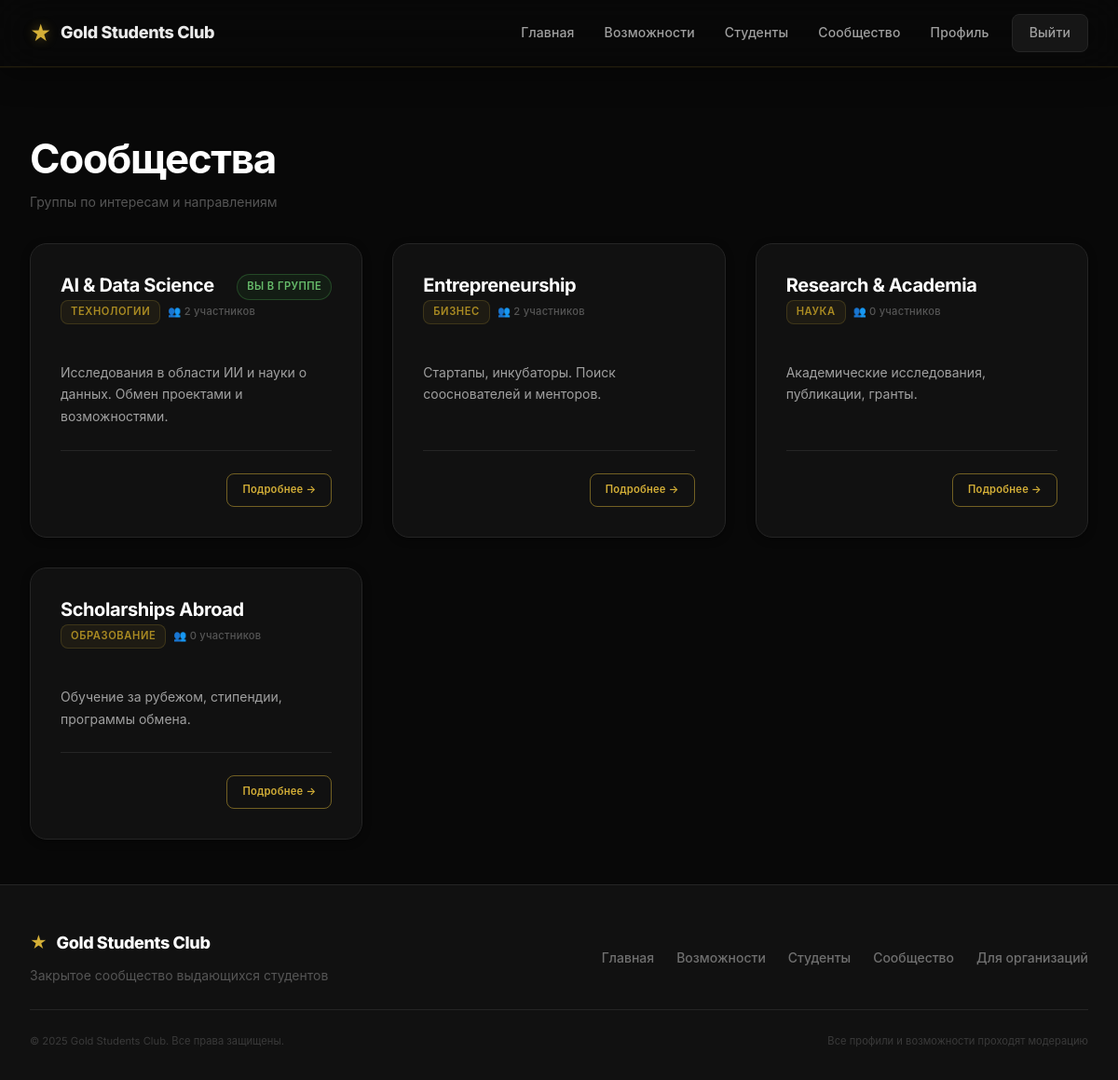
/community (signed in), run on the app's committed database.
### app.py (models this page shows)
class Group(db.Model):
    __tablename__ = "community_group"
    id = db.Column(db.Integer, primary_key=True)
    name = db.Column(db.String(100), nullable=False)
    slug = db.Column(db.String(100), unique=True, index=True)
    description = db.Column(db.Text)
    category = db.Column(db.String(50))
    created_by = db.Column(db.Integer, db.ForeignKey("user.id"), nullable=True)
    creator = db.relationship("User", backref=db.backref("owned_groups", lazy="dynamic"))
    created_at = db.Column(db.DateTime, default=datetime.utcnow)

### app.py (the view)
@app.route("/community")
def community():
    groups = Group.query.order_by(Group.name).all()
    member_ids = set()
    member_counts = {}
    if current_user.is_authenticated:
        member_ids = {m.group_id for m in GroupMember.query.filter_by(user_id=current_user.id).all()}
    for g in groups:
        member_counts[g.id] = GroupMember.query.filter_by(group_id=g.id).count()
    return render_template("community.html", groups=groups, member_ids=member_ids,
                           member_counts=member_counts)

### app.py (called while the page is built)
@login_manager.user_loader
def load_user(user_id):
    return User.query.get(int(user_id))

    @property
    def is_admin(self):
        return self.role == "admin"

    @property
    def is_organizer(self):
        return self.role in ("organizer", "admin")

### templates/community.html (shortened to what this page needs)
{% extends "base.html" %}
{% block content %}
<div class="container">
    <div class="flex-between mb-4" style="padding-top: var(--spacing-md);">
        <div>
            <h1 style="margin-bottom: 8px;">Сообщества</h1>
            <p style="color: var(--gray-500); margin: 0; font-size: var(--font-size-sm);">
                Группы по интересам и направлениям
            </p>
        </div>
    </div>
    {% if groups %}
        <div class="grid grid-2">
            {% for g in groups %}
            <div class="card">
                <div class="card-header">
                    <div style="display: flex; align-items: flex-start; justify-content: space-between; gap: 10px;">
                        <h3 class="card-title" style="margin-bottom: 4px;">
                            <a href="{{ url_for('community_group', group_id=g.id) }}">{{ g.name }}</a>
                        </h3>
                        {% if g.id in member_ids %}
                            <span class="badge badge-success" style="flex-shrink: 0;">Вы в группе</span>
                        {% endif %}
                    </div>
                    <div class="card-subtitle">
                        {% if g.category %}
                            <span class="category-tag">{{ g.category }}</span>
                        {% endif %}
                        <span style="color: var(--gray-500); font-size: var(--font-size-xs);">
                            👥 {{ member_counts.get(g.id, 0) }} участников
                        </span>
                    </div>
                </div>
                <p class="card-text">{{ g.description or 'Нет описания' }}</p>
                <div class="card-footer">
                    <a href="{{ url_for('community_group', group_id=g.id) }}" class="btn btn-outline btn-sm">
                        Подробнее →
                    </a>
                </div>
            </div>
            {% endfor %}
        </div>
    {% endif %}
</div>
{% endblock %}

### data on the page
Group: name "AI & Data Science", shows "ВЫ В ГРУППЕ", category "ТЕХНОЛОГИИ", get "2", description "Исследования в области ИИ и науки о данных. Обмен проектами и возможностями."
Group: name "Entrepreneurship", category "БИЗНЕС", get "2", description "Стартапы, инкубаторы. Поиск сооснователей и менторов."
Group: name "Research & Academia", category "НАУКА", get "0", description "Академические исследования, публикации, гранты."
Group: name "Scholarships Abroad", category "ОБРАЗОВАНИЕ", get "0", description "Обучение за рубежом, стипендии, программы обмена."
